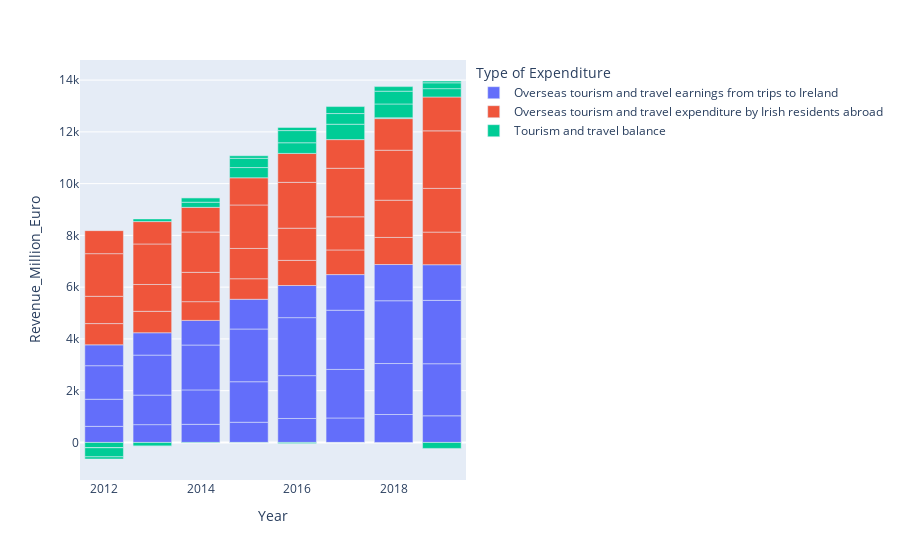

Here is the notebook cell this chart was saved with:
### Code cell
fig = px.bar(tourism_df, x="Year", y="Revenue_Million_Euro", color="Type of Expenditure")
fig.show()

### Figure 1 — Plotly figure (JSON) as saved in the notebook; plotly's stock layout.template omitted (floating-point values rounded to 4 significant figures)
{"data": [{"alignmentgroup": "True", "hovertemplate": "Type of Expenditure=Overseas tourism and travel earnings from trips to Ireland<br>Year=%{x}<br>Revenue_Million_Euro=%{y}<extra></extra>", "legendgroup": "Overseas tourism and travel earnings from trips to Ireland", "marker": {"color": "#636efa", "pattern": {"shape": ""}}, "name": "Overseas tourism and travel earnings from trips to Ireland", "offsetgroup": "Overseas tourism and travel earnings from trips to Ireland", "orientation": "v", "showlegend": true, "textposition": "auto", "type": "bar", "x": [2012, 2012, 2012, 2012, 2013, 2013, 2013, 2013, 2014, 2014, 2014, 2014, 2015, 2015, 2015, 2015, 2016, 2016, 2016, 2016, 2017, 2017, 2017, 2017, 2018, 2018, 2018, 2018, 2019, 2019, 2019, 2019], "xaxis": "x", "y": [621, 1048, 1296, 806, 688, 1140, 1546, 864, 699, 1331, 1734, 952, 780, 1566, 2037, 1148, 926, 1655, 2241, 1242, 945, 1876, 2287, 1377, 1079, 1970, 2425, 1400, 1029, 2012, 2448, 1378], "yaxis": "y"}, {"alignmentgroup": "True", "hovertemplate": "Type of Expenditure=Overseas tourism and travel expenditure by Irish residents abroad<br>Year=%{x}<br>Revenue_Million_Euro=%{y}<extra></extra>", "legendgroup": "Overseas tourism and travel expenditure by Irish residents abroad", "marker": {"color": "#EF553B", "pattern": {"shape": ""}}, "name": "Overseas tourism and travel expenditure by Irish residents abroad", "offsetgroup": "Overseas tourism and travel expenditure by Irish residents abroad", "orientation": "v", "showlegend": true, "textposition": "auto", "type": "bar", "x": [2012, 2012, 2012, 2012, 2013, 2013, 2013, 2013, 2014, 2014, 2014, 2014, 2015, 2015, 2015, 2015, 2016, 2016, 2016, 2016, 2017, 2017, 2017, 2017, 2018, 2018, 2018, 2018, 2019, 2019, 2019, 2019], "xaxis": "x", "y": [821, 1054, 1648, 889, 828, 1037, 1565, 865, 723, 1133, 1559, 952, 794, 1170, 1680, 1050, 971, 1243, 1771, 1118, 952, 1281, 1875, 1107, 1047, 1438, 1931, 1223, 1260, 1689, 2223, 1308], "yaxis": "y"}, {"alignmentgroup": "True", "hovertemplate": "Type of Expenditure=Tourism and travel balance<br>Year=%{x}<br>Revenue_Million_Euro=%{y}<extra></extra>", "legendgroup": "Tourism and travel balance", "marker": {"color": "#00cc96", "pattern": {"shape": ""}}, "name": "Tourism and travel balance", "offsetgroup": "Tourism and travel balance", "orientation": "v", "showlegend": true, "textposition": "auto", "type": "bar", "x": [2012, 2012, 2012, 2012, 2013, 2013, 2013, 2013, 2014, 2014, 2014, 2014, 2015, 2015, 2015, 2015, 2016, 2016, 2016, 2016, 2017, 2017, 2017, 2017, 2018, 2018, 2018, 2018, 2019, 2019, 2019, 2019], "xaxis": "x", "y": [-200, -6, -351, -83, -140, 103, -19, -1, -24, 198, 175, 0, -14, 396, 357, 98, -45, 412, 470, 124, -7, 595, 412, 270, 32, 532, 494, 177, -231, 323, 225, 70], "yaxis": "y"}], "layout": {"barmode": "relative", "legend": {"title": {"text": "Type of Expenditure"}, "tracegroupgap": 0}, "margin": {"t": 60}, "xaxis": {"anchor": "y", "domain": [0, 1], "title": {"text": "Year"}}, "yaxis": {"anchor": "x", "domain": [0, 1], "title": {"text": "Revenue_Million_Euro"}}}}
